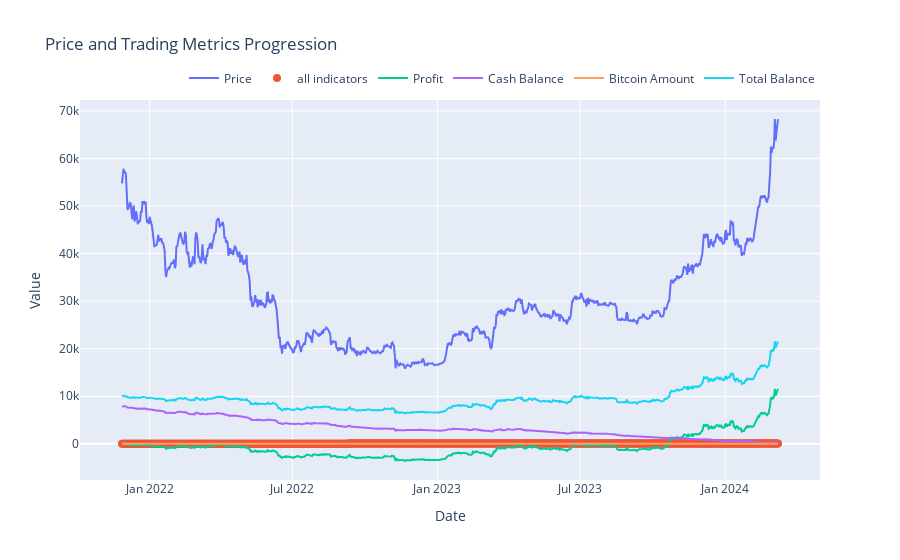

This figure's notebook cell:
### Markdown cell above
### Plot

### Code cell
plot("all indicators", prices, indicator_values, profits, cash, bitcoin, total, Dates[start_idx:])

### Figure 1 — Plotly figure (JSON) as saved in the notebook; plotly's stock layout.template omitted (floating-point values rounded to 4 significant figures; data arrays with more than 128 entries replaced by an {"elided": "..."} marker saying what was removed)
{"data": [{"mode": "lines", "name": "Price", "type": "scatter", "x": {"elided": "833 str values"}, "y": {"elided": "833 float values"}}, {"marker": {"size": 8}, "mode": "markers", "name": "all indicators", "type": "scatter", "x": {"elided": "833 str values"}, "y": {"elided": "833 float values"}}, {"mode": "lines", "name": "Profit", "type": "scatter", "x": {"elided": "833 str values"}, "y": {"elided": "833 float values"}}, {"mode": "lines", "name": "Cash Balance", "type": "scatter", "x": {"elided": "833 str values"}, "y": {"elided": "833 float values"}}, {"mode": "lines", "name": "Bitcoin Amount", "type": "scatter", "x": {"elided": "833 str values"}, "y": {"elided": "833 float values"}}, {"mode": "lines", "name": "Total Balance", "type": "scatter", "x": {"elided": "833 str values"}, "y": {"elided": "833 float values"}}], "layout": {"hovermode": "x unified", "legend": {"orientation": "h", "x": 1, "xanchor": "right", "y": 1.02, "yanchor": "bottom"}, "title": {"text": "Price and Trading Metrics Progression"}, "xaxis": {"title": {"text": "Date"}}, "yaxis": {"title": {"text": "Value"}}}}
